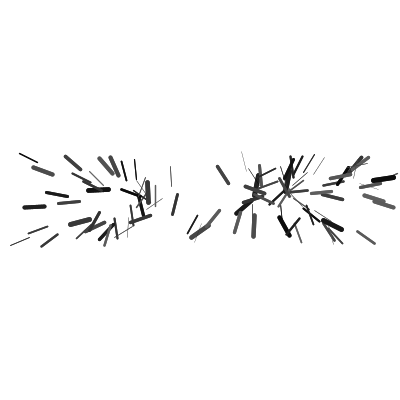
Frame 1 (no input)
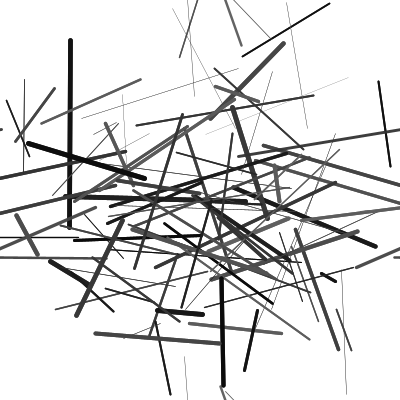
Frame 60 (the mouse pressed at the canvas centre just before this capture)
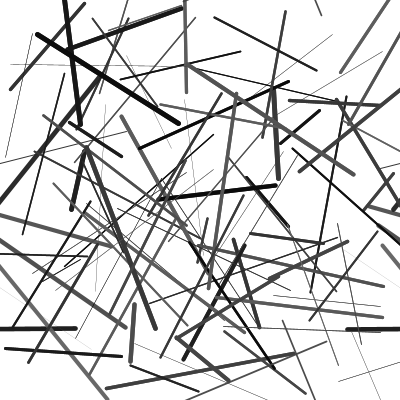
Frame 120 (the mouse held since frame 60 and released just before this capture)

The Processing sketch that drew these frames (run headless with seeded random() and noise(); from frame 60 on, the mouse is pressed at the canvas centre):

// Processing sketch: processing_129883
// ── processing_129883.pde

Pea[] peas = new Pea[100];
public float maxMass = 0.1;
public float minMass = 0.001;
public float accMult = 20.35;
ArrayList nodes;
public float diameter = 50;
int defCount = int(diameter * 2);
public int countd, countu; // Count down and count up

void setup() {
  size(400, 400);
  smooth();
  background(255);
  for (int i = 0; i < peas.length; i++) {
    peas[i] = new Pea(random(width), random(-50, 50) + height * 0.5, random(minMass, maxMass));
  }
  nodes = new ArrayList();
  countd = int(diameter);
  countu = int(diameter);
}

void draw() {
  background(255);
  counter();
  
  // Work out acceleration
  for (int p = 0; p < peas.length; p++) {
    // Nodes
    for (int n = 0; n < nodes.size(); n++) {
      Node node = (Node) nodes.get(n);
      peas[p].seek(node.loc, node.mass);
    }
    // Peas
    for (int q = 0; q < peas.length; q++) {
      if (q != p) {
        peas[p].seek(peas[q].loc, peas[q].mass);
      }
    }
  }
  
  // Move and display
  for (int p = 0; p < peas.length; p++) {
    peas[p].move(nodes.size() + peas.length - 1);
    peas[p].display();
  }    
  for (int i = 0; i < nodes.size(); i++) {
    Node node = (Node) nodes.get(i);
    node.display();
  }
}

void counter() {
  countd--;
  if (countd < 0) countd = defCount;
  countu++;
  if (countu > defCount) countu = 0;
}

//// Key events
//void keyPressed() {
//  if (key > 48 && key < 58) accMult = (key - 47) * 0.05;
//  else if (key == '=' || key == '+') accMult += 0.1;
//  else if (key == '-' || key == '_') {
//    accMult -= 0.1;
//    if (accMult < 0.0) accMult = 0;
//  }
//}


// Mouse events
void mouseClicked() {
  for (int i = 0; i < nodes.size(); i++) {
    Node node = (Node) nodes.get(i);
    if (node.isUnderMouse(mouseX, mouseY)) {
      nodes.remove(i);
      return;
    }
  }
  if (mouseButton == LEFT) nodes.add(new Node(mouseX, mouseY, 100.0));
  else nodes.add(new Node(mouseX, mouseY, -80.0));
}
class Node {
  
  PVector loc;
  float mass;
  float r, g, b, a;
  int count;
  
  Node(float _x, float _y, float _m) {
    loc = new PVector(_x, _y);
    mass = _m;
    if (mass > 0) r = 10;
    else r = 200;
    a = 200;
    count = defCount;
  }
  
  boolean isUnderMouse(float _x, float _y) {
    if (dist(_x, _y, loc.x, loc.y) <= diameter * 0.5) return true;
    else return false;
  }
  
  void display() {
    fill(r, a);
    noStroke();
    ellipse(loc.x, loc.y, diameter, diameter);
    wave();
  }
  
  void wave() {
    noStroke();
    if (mass > 0) {
      fill(0, 20);
      ellipse(loc.x, loc.y, countd, countd);
    }
    else {
      fill(0, 10);
      ellipse(loc.x, loc.y, countu, countu);
    }
  }
  
}
class Pea {
  
  PVector loc, ploc, pploc, vel, acc;
  float mass;
  float velLimit = 100;
  float r, g, b, a;
  
  Pea(float _x, float _y, float _m) {
    loc = new PVector(_x, _y);
    ploc = new PVector(_x, _y);
    pploc = new PVector(_x, _y);
    vel = new PVector(0, 0);
    acc = new PVector(0, 0);
    mass = _m;
    r = random(10, 100);
    a = 240;
  }
  
  void seek(PVector _n, float _m) {
    PVector n = PVector.sub(_n, loc);
    n.div(sq(0.01 * _n.dist(loc)));
    n.mult(_m + mass); // Factor mass of both objects into acc
    acc = PVector.add(n, acc);
  }
  
  void move(float _i) {
    acc.div(_i);
    acc.normalize();
    acc.mult(accMult);
    vel.add(acc);
    vel.limit(velLimit);
    loc.add(vel);
  }
  
  void display() {
    stroke(r, a);
    strokeWeight(map(mass, maxMass, minMass, 5, 0.1));
    
    // Drawing the pea twice insures that it
    // won't just dissapear when wrapping
    line(loc.x, loc.y, pploc.x, pploc.y);
    wrap();
    line(loc.x, loc.y, pploc.x, pploc.y);
    
    // Update previous coordinates for path mapping
    pploc.set(ploc);
    ploc.set(loc);
  }
  
  void wrap() {
    if (loc.x > width) {
      loc.x -= width;
      ploc.x -= width;
      pploc.x -= width;
    }
    else if (loc.x < 0) {
      loc.x += width;
      ploc.x += width;
      pploc.x += width;
    }
    if (loc.y > height) {
      loc.y -= height;
      ploc.y -= height;
      pploc.y -= height;
    }
    else if (loc.y < 0) {
      loc.y += height;
      ploc.y += height;
      pploc.y += height;
    }
  }
}
